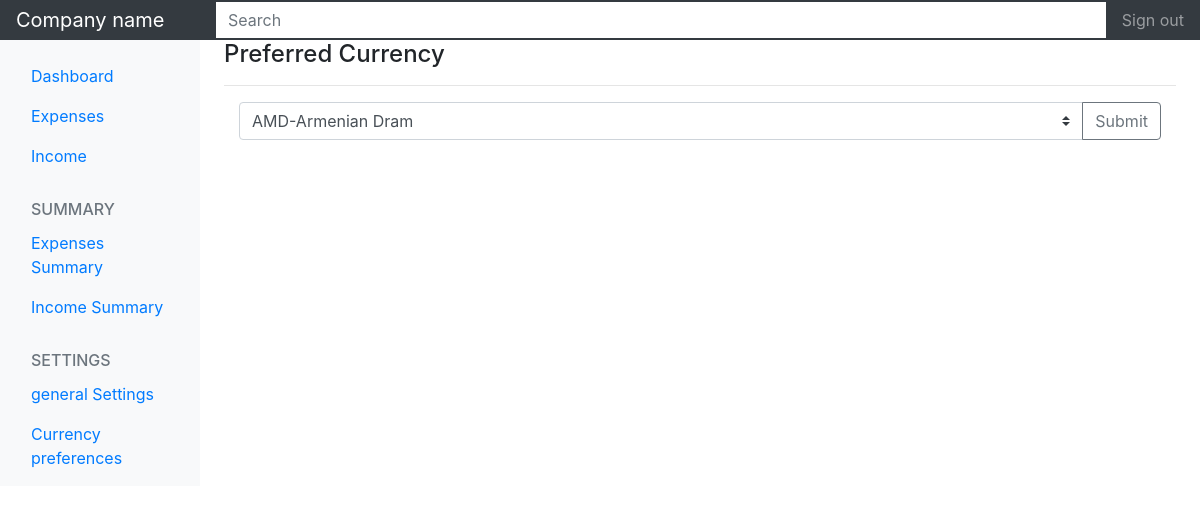
The app's page /preferences (signed in), older data.
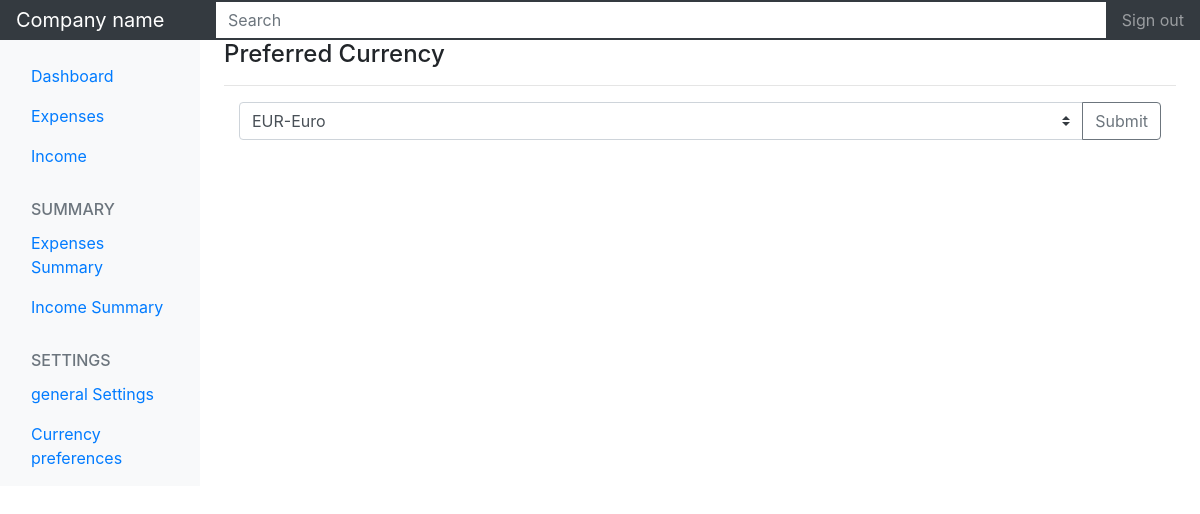
The same page, newer data.
### userpreferences/models.py (models this page shows, shortened)
class UserPreference(models.Model):
    user = models.OneToOneField(to=User, on_delete=models.CASCADE)
    currency = models.CharField(max_length=255, blank=True, null=True)

### userpreferences/views.py (the view, shortened to what this page needs)
# urls.py: path('', views.index, name = 'expenses'),
def index(request):
    currency_data = []
    file_path = os.path.join(settings.BASE_DIR, 'currencies.json')
    with open(file_path, 'r') as json_file:
        data = json.load(json_file)
        for k, v in data.items():
            currency_data.append({'name': k, 'value': v})
    exists = UserPreference.objects.filter(user=request.user).exists()
    user_preferences = None
    if exists:
        user_preferences = UserPreference.objects.get(user=request.user)
    if request.method == 'GET':
        return render(request, 'preferencesIndex.html', {'currencies': currency_data,
                                                          'user_preferences': user_preferences})

### templates/preferencesIndex.html (shortened to what this page needs)
{% extends 'base.html' %}
{% block content %}
<h4>Preferred Currency</h4>
<hr>
<div class="container mt-3">
    <form action="{% url 'preferences' %}" method="POST">
    <div class="input-group mt-3">
        <select name="currency" class="custom-select" id="inputGroupSelect04">
            {% if user_preferences.currency %}
            <option name="currency">
                {{user_preferences.currency}}
            </option>
            {% endif %}
        </select>
        <div class="input-group-append">
        <button class="btn btn-outline-secondary" value="Save" type="submit">Submit</button>
        </div>
    </div>
</form>
</div>
{% endblock  %}

Row changes from the older to the newer data that the page shows:
changed UserPreference: currency "AMD-Armenian Dram" → "EUR-Euro"
